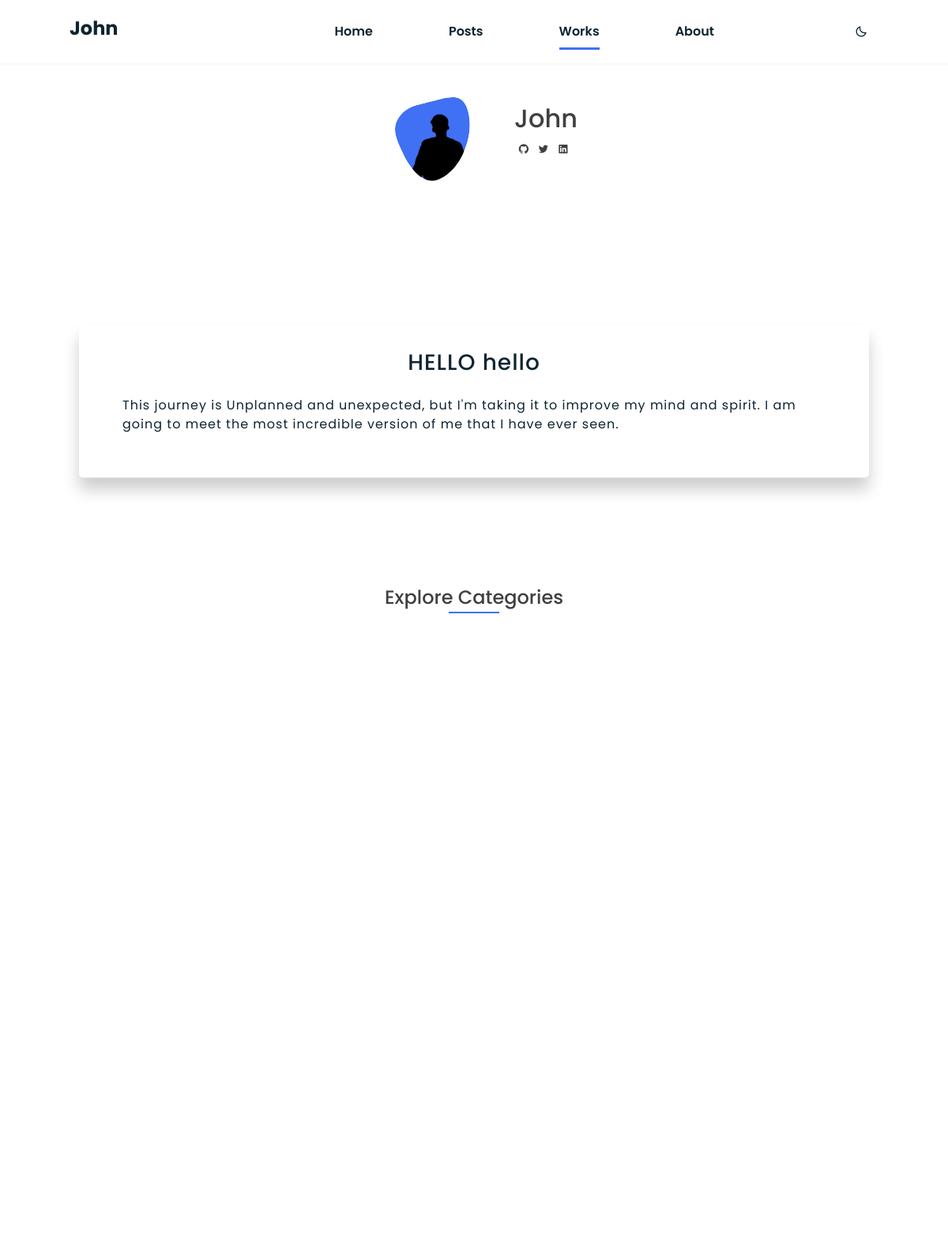
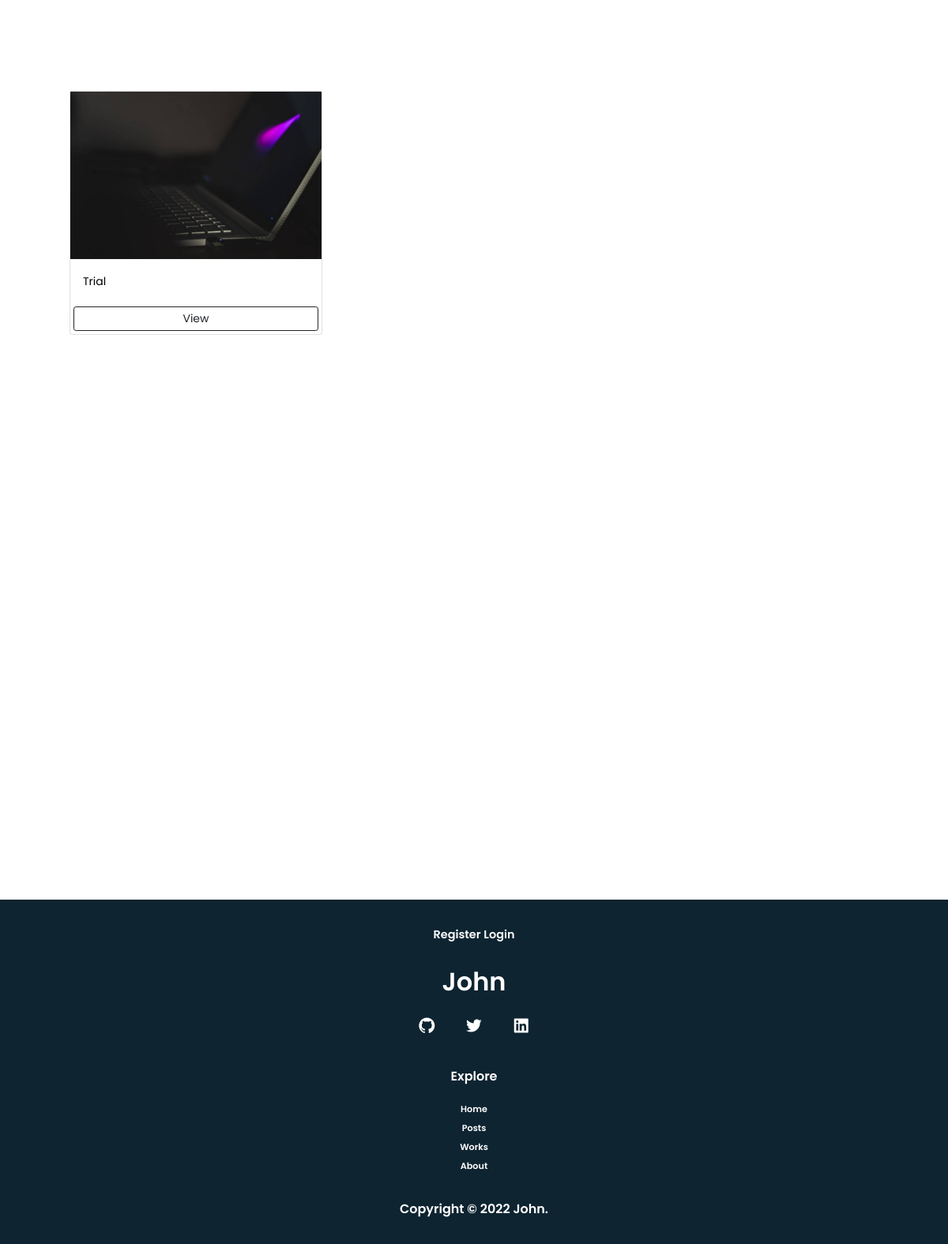
/projects/, run on the app's committed database (2 pictures, top to bottom).
### wulfi/models.py (models this page shows, shortened)
class Banner(models.Model):
    title = models.CharField(max_length=255, blank=True)
    greeting = models.CharField(max_length=255, blank=True)
    body = models.TextField()
    date_added = models.DateTimeField(auto_now=True)

class Project(models.Model):
    author = models.ForeignKey(Profile, on_delete=models.SET_NULL, null=True, blank=True)
    title = models.CharField(max_length=500)
    image = models.ImageField(null=True, blank=True)
    category = models.ManyToManyField(Tag, blank=True)
    description = models.TextField()
    link = models.URLField(max_length=200,null=True, blank=True)

### wulfi/views.py (the view)
# urls.py: path('projects/', views.projects, name='projects'),
def projects(request):
    query = request.GET.get('query')
    if query == None:
        query = ''
    posts = Post.postmanager.filter(
        Q(headline__icontains=query) |
        Q(sub_headline__icontains=query) |
        Q(body__icontains=query)
    )
    featured = Post.postmanager.filter(featured=True)[0:3]
    profiles = Profile.objects.latest('updated')
    profiles.profile_views = profiles.profile_views + 1
    profiles.save()
    banner = Banner.objects.latest('date_added')
    tags = Tag.objects.all()
    listtags = list(tags)
    randomtags = random.sample(listtags, 4)
    category = request.GET.get('category')
    if category == None:
        projects = Project.objects.all()
    else:
        projects = Project.objects.filter(category__name=category)
    categories = Tag.objects.all()
    "#Number of visits to this view, as counted in the session variable."
    context = {
        'posts': posts,
        'featured': featured,
        'tags': tags,
        'randomtags': randomtags,
        'profiles': profiles,
        'banner': banner,
        'query': query,
        'projects': projects,
        'categories': categories,
        'categoryname': category,
    }
    return render(request, 'project.html', context)

### wulfi/models.py (called while the page is built)
        def get_queryset(self):
            return super().get_queryset() .filter(status='published')

    def __str__(self):
        return self.name

    def get_absolute_url(self):
        return reverse('wulfi:post', args=[self.slug])

### wulfi/templates/project.html (shortened to what this page needs)
{% extends "base.html" %} {% load static %} {% block title %} John {% endblock %} {% block nav %}
<li class="nav__item"><a href="{% url 'wulfi:home' %}" class="nav__link">Home</a></li>
<li class="nav__item"><a href="{% url 'wulfi:posts' %}" class="nav__link" id="post">Posts</a></li>
<li class="nav__item"><a href="{% url 'wulfi:posts' %}#project" class="nav__link active">Works</a></li>
<li class="nav__item"><a href="{% url 'wulfi:about' %}" class="nav__link">About</a></li>
{% endblock %}
{% block content %}
<section class="explore section" id="explore">
    <div class="explore__container">
        <h3 class="explore-title" id="post">Explore Categories</h3>
    </div>
</section>
<section class="featured section" id="featured">
    <div class="featured__container bd-grid">
        <div class="featured-content">
        </div>
    </div>
</section>
<section class="project section" id="project">
    <div class="project__container bd-grid">
        <div class="row">
            <div class="col">
                <div class="row">
                    <div class="project-content col">
                        {% for project in projects %}
                        <div class="project-item card my-2">
                            <img class="image-thumbnail" src="{% static 'assets/img/portfolio2.jpg' %}" alt="Card image cap">
                            <div class="card-body">
                                <small style="color: black;">{{project.title}}</small>
                            </div>
                            <a href="{% url 'wulfi:project' project.id %}" class="btn btn-outline-dark btn-sm m-1">View</a>
                        </div>
                        {% empty %}
                        <h3>No projects yet...</h3>
                        {% endfor %}
                    </div>
                </div>
            </div>
        </div>
    </div>
</section>
<section class="about section" id="about">
    <div class="about__container bd-grid">
        <div>
        </div>
    </div>
</section>
{% endblock %}

### wulfi/templates/base.html (shortened to what this page needs)
{% load static %}
<!DOCTYPE html>
<html lang="en">
<head>
    <link href="https://cdn.jsdelivr.net/npm/bootstrap@5.1.3/dist/css/bootstrap.min.css" rel="stylesheet">
    <link href='https://unpkg.com/boxicons@2.1.1/css/boxicons.min.css' rel='stylesheet'>
    <link rel="stylesheet" href="{% static 'assets/css/styles.css' %}">
</head>
<body>
    <header class="l-header" id="header">
        <nav class="nav bd-grid">
            <div>
                <a href="{% url 'wulfi:home' %}" class="nav__logo"><h4><b>John</b></h4></a>
            </div>
            <div class="nav__menu" id="nav-menu">
                <ul class="nav__list">
                    {% block nav %} {% endblock %}
                </ul>
            </div>
            <div class="nav_btns">
                <i class="bx bx-moon" id="icon"></i>
            </div>
        </nav>
    </header>
    <main class="l-main">
        <section class="home section" id="home">
            <div class="home__container bd-grid">
                <div class="home__img">
                    <svg class="home_blob" viewBox="0 0 200 187" xmlns="http://www.w3.org/2000/svg" xmlns:xlink="http://www.w3.org/1999/xlink">
                            <mask id="mask0" mask-type="alpha">
                                <path class="blob_fill_color" d="M51,-67.9C62.9,-61.5,67.2,-42.4,67.5,-25.7C67.8,-8.9,64.1,5.4,58.9,18.4C53.6,31.4,46.8,43.2,36.7,53.2C26.6,63.2,13.3,71.6,0.9,70.3C-11.5,69.1,-23,58.4,-31.3,47.7C-39.5,37.1,-44.4,26.5,-49.5,15.1C-54.6,3.6,-59.9,-8.8,-58.4,-20.6C-56.8,-32.5,-48.4,-43.8,-37.5,-50.4C-26.7,-57.1,-13.3,-59.2,3.1,-63.4C19.5,-67.7,39.1,-74.2,51,-67.9Z" transform="translate(100 100)" />
                            </mask>
                            <g mask="url(#mask0)">
                                <path class="blob_fill_color" d="M51,-67.9C62.9,-61.5,67.2,-42.4,67.5,-25.7C67.8,-8.9,64.1,5.4,58.9,18.4C53.6,31.4,46.8,43.2,36.7,53.2C26.6,63.2,13.3,71.6,0.9,70.3C-11.5,69.1,-23,58.4,-31.3,47.7C-39.5,37.1,-44.4,26.5,-49.5,15.1C-54.6,3.6,-59.9,-8.8,-58.4,-20.6C-56.8,-32.5,-48.4,-43.8,-37.5,-50.4C-26.7,-57.1,-13.3,-59.2,3.1,-63.4C19.5,-67.7,39.1,-74.2,51,-67.9Z" transform="translate(100 100)" />
                                <a href="{% url 'wulfi:home' %}"><image class="about_blob-img" x="40" y="18" xlink:href="{% static 'assets/img/profile-pic.png' %}"/> </a>
                            </g>
                        </svg>
                </div>
                <div class="home_social_box">
                    <a href="{% url 'wulfi:home' %}">
                        <h2 class="home__subtitle">John</h2>
                    </a>
                    <div class="home__social">
                        <a href="https://github.com" target="_blank" class="home__social-icon"><i class='bx bxl-github'></i></a>
                        <a href="{{ profiles.twitter }}" target="_blank" class="home__social-icon"><i class='bx bxl-twitter' ></i></a>
                        <a href="https://www.linkedin.com/" target="_blank" class="home__social-icon"><i class='bx bxl-linkedin-square'></i></a>
                    </div>
                </div>
            </div>
        </section>
        <section class="section">
            <div class="Box">
                <div class="Inner_Box">
                    <h1 class="bannergreeting">{{ banner.greeting }}</h1>
                    <p class="bannerbody">{{ banner.body }} </p>
                </div>
            </div>
        </section>
        {% block content %} {% endblock %}
    </main>
    <footer class="footer">
        <div class="footer__login_box">
            {% if request.user.is_authenticated %}
            <p>Hello, {{request.user}}</p>
            <a href="{% url 'accounts:logout' %}" class="login_link">Logout</a> {% else %}
            <a href="{% url 'accounts:register' %}" class="login_link">Register</a>
            <a href="{% url 'accounts:login' %}" class="login_link">Login</a>{% endif %}
        </div>
        <p class="footer__title">John</p>
        <div class="footer__social">
            <a href="https://github.com" target="_blank" class="footer__icon"><i class='bx bxl-github'></i></a>
            <a href="#" target="_blank" class="footer__icon"><i class='bx bxl-twitter' ></i></a>
            <a href="https://www.linkedin.com" target="_blank" class="footer__icon"><i class='bx bxl-linkedin-square'></i></a>
        </div>
        <div class="footer__data">
            <p class="footer__explore">Explore</p>
            <ul>
                <li><a href="{% url 'wulfi:home' %}" class="footer__link">Home</a></li>
                <li><a href="{% url 'wulfi:posts' %}" class="footer__link">Posts</a></li>
                <li><a href="{% url 'wulfi:projects' %}#project" class="footer__link">Works</a></li>
                <li><a href="{% url 'wulfi:about' %}" class="footer__link">About</a></li>
            </ul>
        </div>
        <p class="footer_copy_right">Copyright &#169; 2022 John. </p>
    </footer>
</body>
</html>

### data on the page
Banner: greeting "HELLO hello", body "This journey is Unplanned and unexpected, but I'm taking it to improve my mind and spirit. I am going to meet the most incredible version of me that I have ever seen."
Project: title "Trial"
